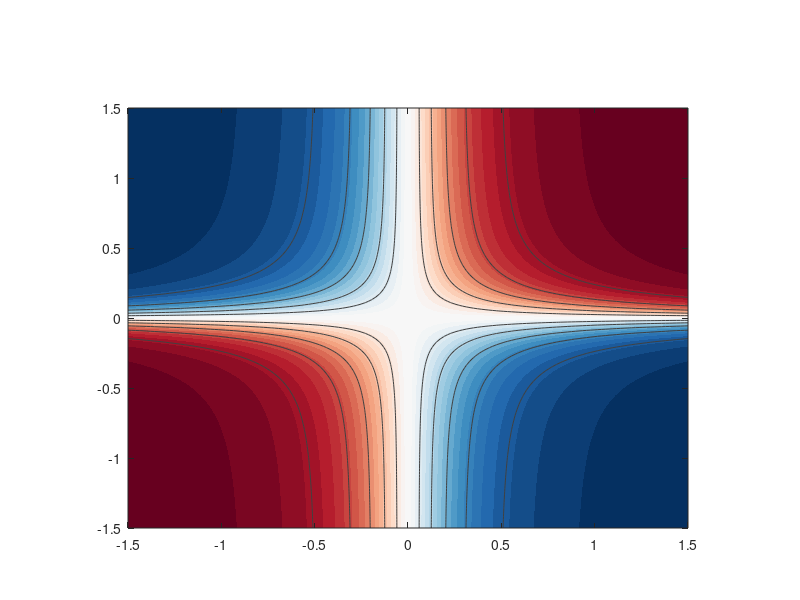

Write the MATLAB code that produced this figure. (Note: this script raises an error after producing the figure.)
%% Contour + vector-field plot of rho_21 for the 3-node mediator topology, as
% a function of a31, a23 (see figure caption for what each plotted element
% represents). Closed-form rho_21 derived in Appendix D (eq:rho21_mediator /
% main text eq:rho21_mediator_main).
%
% One standalone square PDF per panel, plus one standalone colorbar PDF,
% assembled in LaTeX per the authoritative guide
% (tasks/stage3_tasks_plot_networks/stage3_topo_x-node_figure_template_instructions.md).
% Structure copied from plot_topo_3node_confounder_subplot.m; only the
% topology-specific pieces differ (formula, axes, contour-line levels).
% Output: figures/topo_3node_mediator_figures/{B1,B2,B3,C1,C2,C3,colorbar}.pdf
clc; clear;

% Params for the mediator, panels B1-C3 (2x3 grid). columns: [a, sigma_W2,
% sigma_W3]; sigma_W1 = 1 throughout. Same six values as the collider figure
% (deliberately, to test the observation that the mediator's contour
% geometry looks like a "dampened version" of the confounder's -- though the
% confounder figure itself now uses different (a, sigma_W3) values, see that
% file). Row B fixes sigma_W2=sigma_W3=1 and varies a in {-0.3,-0.6,-1.0}
% across columns; row C varies sigma_W2 and/or sigma_W3 per column too.
params = [...
    -0.3, 1, 1;
    -0.6, 1, 1;
    -1.0, 1, 1;
    -0.3, 1, 3;
    -0.6, 3, 1;
    -1.0, 3, 3];
sigma_W1 = 1;
% Row A is reserved for the network diagram and matrices strip (drawn
% directly in LaTeX, not exported here), so the two MATLAB-generated data
% rows are B and C.
panel_labels = {'B1','B2','B3','C1','C2','C3'};

% param grid for a31 and a23 (the two mediation path coefficients: 1 -> 3 -> 2)
range = 1.5;
N = 150;
[a31, a23] = meshgrid(linspace(-range, range, N), linspace(-range, range, N));
a31sq = a31.^2;
a23sq = a23.^2;

%% Diverging blue-white-red colormap (stage-wide convention).
rdbu_anchors = [ ...
      5,  48,  97;   33, 102, 172;   67, 147, 195;  146, 197, 222; ...
    209, 229, 240;  247, 247, 247;  253, 219, 199;  244, 165, 130; ...
    214,  96,  77;  178,  24,  43;  103,   0,  31] / 255;
neutral_halfwidth = 0.05;
v = linspace(-1, 1, 256);
t = 0.5 + 0.5 * sign(v) .* max(abs(v) - neutral_halfwidth, 0) ...
                        ./ (1 - neutral_halfwidth);
cmap_div = interp1(linspace(0,1,size(rdbu_anchors,1)), rdbu_anchors, t);

rho_fill_levels = -1:0.02:1;
rho_levels = linspace(-1,1,31);  % 30 visible lines -- a denser 40-line
                                  % (0.05-step) version looked too busy

%% NO stability mask, NO grey invalid region, NO black boundary curve
% (topology-specific deviation, same as the combined mediator plotter):
% reordering the mediator's A = [a,0,0; 0,a,a23; a31,0,a] by node sequence
% (1,3,2) gives a lower-triangular matrix, so its eigenvalues ARE the diagonal
% entries (all = a < 0) -- Hurwitz-stable everywhere in the plotted plane. The
% denominator is a sum of non-negative terms, strictly positive whenever a!=0,
% so there is also no boundary curve.

%% Output folder -- one subfolder per topology.
script_dir = fileparts(mfilename('fullpath'));
proj_root  = fullfile(script_dir, '..', '..');
fig_dir    = fullfile(proj_root, 'figures', 'topo_3node_mediator_figures');
if ~exist(fig_dir, 'dir')
    mkdir(fig_dir);
end

%% Fixed square canvas and fixed axes Position -- IDENTICAL for every panel.
panel_size = 360;
ax_pos = [0.16 0.12 0.70 0.70];

%% Per-panel: compute rho_* gradient, plot, export.
for k = 1:size(params,1)
    a        = params(k,1);
    sigma_W2 = params(k,2);
    sigma_W3 = params(k,3);

    % rho_21 for the mediator (Appendix D eq:rho21_mediator / main text
    % eq:rho21_mediator_main).
    numerator = a31 .* a23 * sigma_W1;
    denom1 = 2*sigma_W1;
    denom2 = 4*a*a*a23sq*sigma_W3 + 8*a^4*sigma_W2 + 3*a23sq.*a31sq*sigma_W1;
    rho_21 = numerator ./ sqrt(denom1 .* denom2);

    [drho_da31, drho_da23] = gradient(rho_21, a31(1,:), a23(:,1));

    fig = figure('Color','w','Units','points', ...
        'Position',[100 100 panel_size panel_size],'Visible','off');
    ax = axes(fig,'Units','normalized','Position',ax_pos);

    contourf(ax, a31, a23, rho_21, rho_fill_levels, 'LineStyle', 'none')
    hold(ax,'on')
    contour(ax, a31, a23, rho_21, rho_levels(rho_levels ~= 0), ...
            'LineColor', [0.25 0.25 0.25], 'LineWidth', 0.5)
    colormap(ax, cmap_div)
    clim(ax, [-1 1])

    % rho_21 = 0 contour, bright green dashed (stage-wide convention).
    contour(ax, a31, a23, rho_21, [0 0], '--', ...
            'LineColor', [0.00 0.62 0.05], 'LineWidth', 2.5)
    % (No black stability boundary: mediator is stable everywhere.)

    mag = sqrt(drho_da31.^2 + drho_da23.^2);
    U = drho_da31 ./ mag;
    V = drho_da23 ./ mag;
    step = 20;
    arrow_scale = 0.5;
    quiver(ax, a31(1:step:end,1:step:end), ...
        a23(1:step:end,1:step:end), ...
        U(1:step:end,1:step:end), ...
        V(1:step:end,1:step:end), ...
        arrow_scale,'k', 'LineWidth', 1)

    axis(ax,'square')

    % set FontSize before xlabel/ylabel/title (ordering pitfall).
    set(ax,'FontSize',16)

    axis_ticks = -range:0.5:range;
    set(ax, 'XTick', axis_ticks, 'YTick', axis_ticks)
    ax.XAxis.TickLabelRotation = 0;
    ax.YAxis.TickLabelRotation = 0;

    % Font sizes match the dyad/confounder/collider reference: axis labels 22,
    % title 18, ticks 16.
    xlabel(ax,'\textbf{$\mathbf{a_{31}}$}','Interpreter','latex','FontSize',22)
    ylabel(ax,'\textbf{$\mathbf{a_{23}}$}','Interpreter','latex','FontSize',22)

    % %+.2f (explicit sign) for a, matching the confounder/collider convention.
    title(ax, sprintf(['$a=%+.2f$, $\\sigma_{W_3}=%.2f$' newline ...
        '$\\sigma_{W_1}=%.2f$, $\\sigma_{W_2}=%.2f$'], ...
        a, sigma_W3, sigma_W1, sigma_W2), ...
        'Interpreter','latex','FontSize',18);

    hold(ax,'off')

    out_path = fullfile(fig_dir, [panel_labels{k} '.pdf']);
    exportgraphics(fig, out_path, 'ContentType', 'vector');
    fprintf('Wrote %s\n', out_path);
    close(fig);
end

%% Standalone colorbar (identical construction to the dyad/confounder/collider
% reference). Label is rho_21, the quantity the mediator plots.
cb_width  = 3 * panel_size * 1.1;
cb_height = 160;
fig = figure('Color','w','Units','points','Position',[100 100 cb_width cb_height], ...
    'Visible','off');
ax = axes(fig,'Visible','off');
colormap(ax, cmap_div)
clim(ax, [-1 1])
cb = colorbar(ax,'Location','south');
cb.AxisLocation = 'out';
cb.Position = [0.08 0.35 0.84 0.20];
cb.Label.Interpreter = 'latex';
cb.Label.String = '$\mathbf{\rho_{21}}$';
cb.Label.FontWeight = 'bold';
cb.FontSize = 18;
cb.Label.FontSize = 22;

cb_path = fullfile(fig_dir, 'colorbar.pdf');
exportgraphics(fig, cb_path, 'ContentType', 'vector');
fprintf('Wrote %s\n', cb_path);
close(fig);
